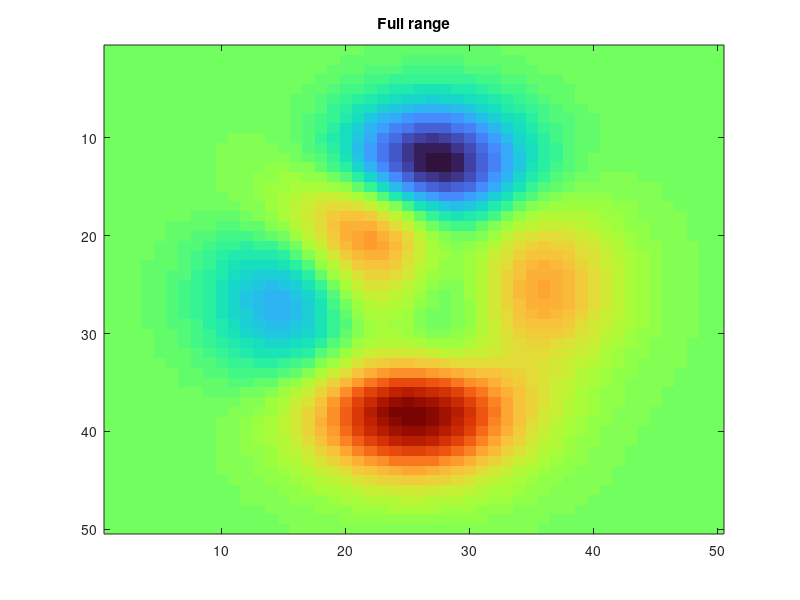
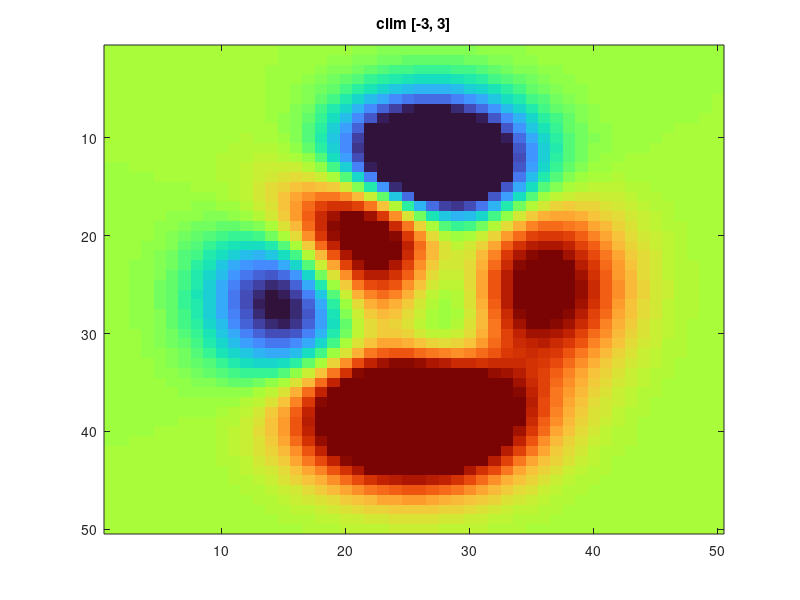

MATLAB code to generate these figures, in order:
% Color Limits — imagesc with clim
% Use clim (or caxis) to control the color range,
% clamping values outside the limits.
clear
close all

% Peaks-like surface
n = 50;
Z = zeros(n, n);
for i = 1:n
    for j = 1:n
        x = -3 + 6 * (j-1) / (n-1);
        y = -3 + 6 * (i-1) / (n-1);
        Z(i,j) = 3*(1-x)^2 * exp(-x^2 - (y+1)^2) ...
                - 10*(x/5 - x^3 - y^5) * exp(-x^2 - y^2) ...
                - 1/3 * exp(-(x+1)^2 - y^2);
    end
end

figure(1)
imagesc(Z)
colormap('turbo')
title('Full range')

figure(2)
imagesc(Z, [-3 3])
colormap('turbo')
title('clim [-3, 3]')
